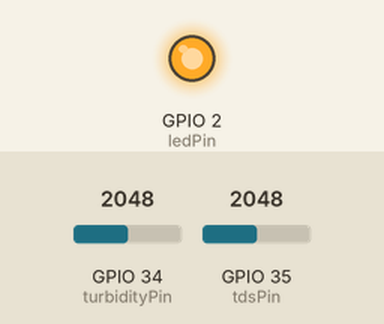
Recording of a sketch running on a simulated ESP32. On the bench: output pins drawn as LEDs (lit = HIGH). Inputs (shaded band) come from the test bench; at power-on: GPIO 35 (tdsPin) = 2048, GPIO 34 (turbidityPin) = 2048. What the sketch prints to the serial monitor is not drawn.

Above: at 1.2 s.
1.3 s: GPIO 35 (tdsPin) set to 1680
3.2 s: GPIO 35 (tdsPin) set to 1622
At 5.2 s:
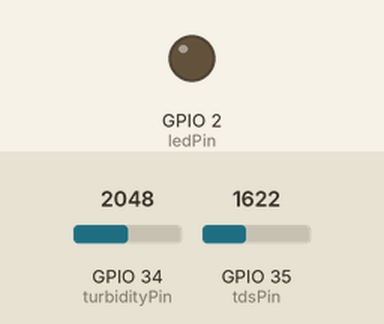
5.5 s: GPIO 34 (turbidityPin) set to 1887
7.2 s: GPIO 34 (turbidityPin) set to 1796
At 8.7 s:
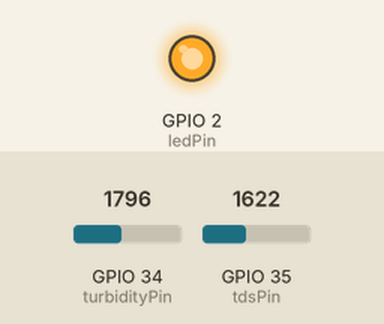
10.5 s: GPIO 34 (turbidityPin) set to 2047
At 12.2 s:
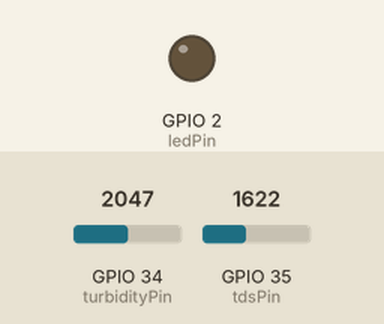
12.5 s: GPIO 34 (turbidityPin) set to 1228
At 14.2 s:
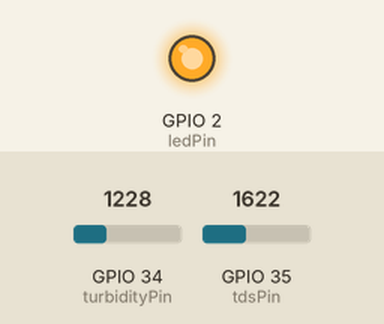
Timing chart, 0 to 15.5 s (numbered marks = the images above; inputs shaded):
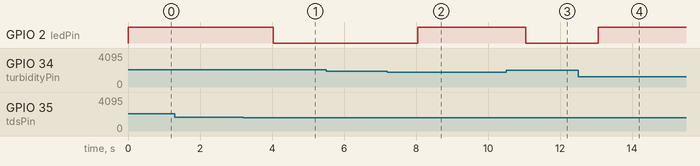

Measured:
- the behaviour switches between 1650 and 1649 on GPIO 35 (tdsPin) (found by bisection; images 0 and 1)
- the behaviour switches between 1843 and 1842 on GPIO 34 (turbidityPin) (found by bisection; images 1 and 2)
- after the input at 1.3 s, every drawn part: stays the same
- after the input at 3.2 s, GPIO 2 (ledPin): HIGH → LOW after 0.83 s
- after the input at 5.5 s, every drawn part: stays the same
- after the input at 7.2 s, GPIO 2 (ledPin): LOW → HIGH after 0.84 s
- after the input at 10.5 s, GPIO 2 (ledPin): HIGH → LOW after 0.55 s
- after the input at 12.5 s, GPIO 2 (ledPin): LOW → HIGH after 0.56 s

The sketch:

water.ino
```cpp
// পানির মান দেখো (TDS মিটার আর ঘোলাত্ব সেন্সর) — ESP32 বোর্ড
// TDS মিটার: + যাবে 3V3-এ, − যাবে GND-তে, A যাবে D35-এ।
// ঘোলাত্ব সেন্সর: + যাবে VIN-এ, − যাবে GND-তে। A থেকে 10 kΩ রেজিস্টর হয়ে D34-এ,
// আর D34 থেকে আরেকটা 10 kΩ হয়ে GND-তে: সেন্সরের ভোল্টেজ অর্ধেক হয়ে পিনে আসে।
// LED রেজিস্টর হয়ে D2-তে থাকবে।
// চালু করার সময় সেন্সর পরিষ্কার পানিতে রাখো: প্রোগ্রাম তখনকার ভোল্টেজ মনে রাখে।

const int tdsPin = 35;
const int turbidityPin = 34;
const int ledPin = 2;
const float tdsLimit = 500;    // ppm: এর বেশি হলে পানিতে দ্রবীভূত পদার্থ বেশি
const float cloudyShare = 0.9; // পরিষ্কার পানির ভোল্টেজের ৯০%-এর নিচে নামলে পানি ঘোলা

float clearVolts;              // পরিষ্কার পানিতে ঘোলাত্ব সেন্সরের ভোল্টেজ

// ঘোলাত্ব সেন্সরের ভোল্টেজ: পিনে যা আসে তার দ্বিগুণ (ভাগের আগে যা ছিল)
float turbidityVolts() {
  return 2 * analogReadMilliVolts(turbidityPin) / 1000.0;
}

void setup() {
  pinMode(ledPin, OUTPUT);
  Serial.begin(115200);
  clearVolts = turbidityVolts();
  Serial.print("পরিষ্কার পানিতে ঘোলাত্ব সেন্সর: ");
  Serial.print(clearVolts, 2);
  Serial.println(" V");
}

void loop() {
  // TDS: নির্মাতার সূত্র দিয়ে ভোল্টেজ থেকে ppm (২৫ °C-এ)
  float v = analogReadMilliVolts(tdsPin) / 1000.0;
  float ppm = (133.42 * v * v * v - 255.86 * v * v + 857.39 * v) * 0.5;
  float t = turbidityVolts();
  bool salty = ppm > tdsLimit;
  bool cloudy = t < cloudyShare * clearVolts;
  digitalWrite(ledPin, (salty || cloudy) ? HIGH : LOW);

  Serial.print("TDS: ");
  Serial.print(ppm, 0);
  Serial.print(" ppm, ঘোলাত্ব সেন্সর: ");
  Serial.print(t, 2);
  Serial.print(" V  ");
  if (salty) Serial.print("দ্রবীভূত পদার্থ বেশি! ");
  if (cloudy) Serial.print("পানি ঘোলা! ");
  if (!salty && !cloudy) Serial.print("পানি ঠিক আছে");
  Serial.println();
  delay(1000);
}
```
